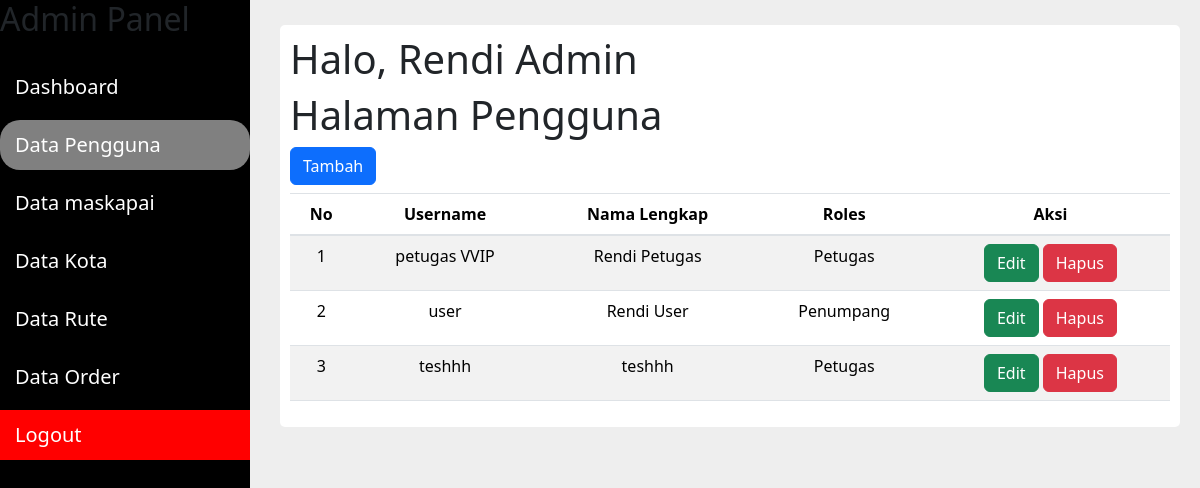
/e-ticketing-airplane/admin/pengguna/index.php (signed in), run on the app's committed database.
### tables this page shows
CREATE TABLE `user` (
  `id_user` int NOT NULL,
  `username` varchar(100) NOT NULL,
  `nama_lengkap` varchar(100) NOT NULL,
  `password` varchar(255) NOT NULL,
  `roles` enum('Admin','Petugas','Penumpang') NOT NULL
);

### e-ticketing-airplane/admin/pengguna/functions.php (called while the page is built, shortened)
<?php
require '../../koneksi.php';
function query($query){
    global $conn;
    $rows = [];
    $result = mysqli_query($conn, $query);
    while($row = mysqli_fetch_assoc($result)){
        $rows[] = $row;
    }
    return $rows;
}
?>

### e-ticketing-airplane/admin/pengguna/index.php (the view, shortened to what this page needs)
<?php
require 'functions.php';
$pengguna = query("SELECT * FROM user WHERE roles = 'Petugas' || roles = 'Penumpang'");
?>
<?php require '../../layouts/sidebar_admin.php'; ?>
<div class="container-pengguna">
    <h1>Halo, <?= $_SESSION["nama_lengkap"]; ?></h1>
    <h1>Halaman Pengguna</h1>
    <button type="button" class="btn btn-primary mb-2" data-bs-toggle="modal" data-bs-target="#modalTambah">
    Tambah
    </button>
    <table class="table table-striped">
        <thead class="text-center">
            <tr>
                <th>No</th>
                <th>Username</th>
                <th>Nama Lengkap</th>
                <th>Roles</th>
                <th>Aksi</th>
            </tr>
        </thead>
        <tbody class="text-center">
            <?php $no = 1; ?>
            <?php foreach($pengguna as $data) : ?>
            <tr>
                <td><?= $no; ?></td>
                <td><?= $data["username"]; ?></td>
                <td><?= $data["nama_lengkap"]; ?></td>
                <td><?= $data["roles"]; ?></td>
                <td>
                    <button type="button" class="btn btn-success" data-bs-toggle="modal" data-bs-target="#modalEdit<?= $data["id_user"] ?>">
                        Edit
                    </button>
                    <button type="button" class="btn btn-danger" data-bs-toggle="modal" data-bs-target="#modalHapus<?= $data["id_user"] ?>">
                        Hapus
                    </button>
                </td>
            </tr>
            <?php $no++; ?>
            <?php endforeach; ?>
        </tbody>
    </table>
</div>

### e-ticketing-airplane/admin/pengguna/index.php (style rules this page uses)
body { background: #eee; }
.container-pengguna { background: #fff; width: 75%; padding: 10px; border-radius: 5px; margin: 25px auto; margin-left: 280px; }

### data on the page
user: username "petugas VVIP", nama_lengkap "Rendi Petugas", roles "Petugas"
user: username "user", nama_lengkap "Rendi User", roles "Penumpang"
user: username "teshhh", nama_lengkap "teshhh", roles "Petugas"

### other printed values
$_SESSION["nama_lengkap"] "Rendi Admin"
